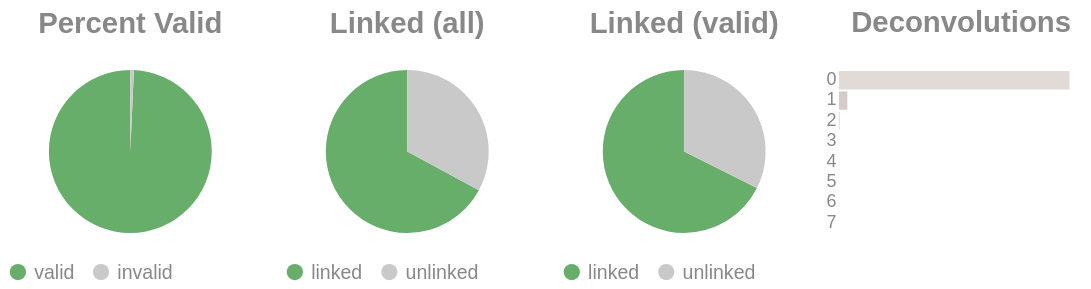

The code cell stored with this chart in its notebook:
### Code cell
if SKIPLR:
    pass
else:
    clash = Counter()
    for i in valids['molecule'].to_list():
        _mol = i.split("-")
        if len(_mol) == 1:
            clash.update('0')
        else:
            clash.update(_mol[-1])

    _d = {"deconvolutions": [], 'count': []}
    for k,v in clash.items():
        _d['deconvolutions'].append(k)
        _d['count'].append(v)

    tot_valid = valids['reads'].sum()
    mask = valids['reads'] >= 2
    n_linked_reads = valids.filter(mask)['reads'].sum()
    if n_linked_reads == 0:
        print_html("No linked molecules (>=2 reads) were detected; skipping linked-only distributions.")
        SKIPLR = True
    else:
        perc_valid = round(tot_valid / n_reads, 4)
        linked_perc_abs = round(n_linked_reads / n_reads, 4)
        linked_perc = round(n_linked_reads / tot_valid, 4)

    _valid = pl.DataFrame({"valids": ['valid', 'invalid'], "count": [tot_valid, n_reads - tot_valid]})
    _linked_abs = pl.DataFrame({"linked (absolute)": ['linked', 'unlinked'], "count": [n_linked_reads, n_reads - n_linked_reads]})
    _linked_rel = pl.DataFrame({"linked (valids)": ['linked', 'unlinked'], "count": [n_linked_reads, tot_valid - n_linked_reads]})

    (
        alt.hconcat(
            piechart(_valid, goodval = 'valid', title = "Percent Valid"),
            piechart(_linked_abs, goodval = "linked", title =  "Linked (all)"),
            piechart(_linked_rel, goodval = "linked", title =  "Linked (valid)"),
            convolutionbar(pl.DataFrame(_d), title = "Deconvolutions"),
            center = True,
            bounds = 'flush'
        )
        .resolve_scale(color='independent')
        .resolve_legend('independent')
        .properties(usermeta={'embedOptions': {"actions": False}})
    ).display()

### Figure 1 — Vega-Lite specification as saved in the notebook (floating-point values rounded to 4 significant figures)
{"width": "container", "height": 400, "config": {"title": {"anchor": "start", "dy": -15, "fontSize": 18, "color": "#888888", "subtitleColor": "#888888", "subtitleFontSize": 14}, "arc": {"fill": "#0072B2"}, "axis": {"domainColor": "#888888", "domainWidth": 0.5, "gridWidth": 0.2, "grid": false, "titleFontWeight": 400, "titleFontSize": 15, "labelFontSize": 11, "labelColor": "#888888", "tickColor": "#888888", "tickWidth": 0.2, "titleColor": "#888888"}, "axisBand": {"grid": false}, "axisX": {"grid": true, "tickSize": 10, "domainCap": "round"}, "axisY": {"domain": false, "grid": true, "tickSize": 0, "domainCap": "round"}, "background": "transparent", "header": {"labelFontSize": 15, "labelColor": "#888888", "titleFontSize": 15, "titleFontWeight": 600, "titleColor": "#888888"}, "legend": {"labelFont": "sans-serif", "labelFontSize": 12, "labelColor": "#888888", "symbolSize": 100, "symbolType": "circle", "titleFontSize": 12, "titlePadding": 10, "titleColor": "#888888", "title": null}, "range": {"category": ["#E69F00", "#56B4E9", "#009E73", "#F0E442", "#0072B2", "#D55E00", "#CC79A7", "#000000"], "diverging": ["#cfe8f3", "#a2d4ec", "#73bfe2", "#46abdb", "#1696d2", "#12719e"]}, "area": {"fill": "#0072B2", "fillOpacity": 0.7, "line": true, "strokeOpacity": 0.7}, "line": {"color": "#0072B2", "stroke": "#0072B2", "strokeWidth": 2}, "trail": {"color": "#0072B2", "stroke": "#0072B2", "strokeWidth": 0, "size": 1}, "point": {"filled": true, "fillOpacity": 1.0, "size": 95}, "text": {"color": "#888888", "fontSize": 11, "align": "right", "fontWeight": 400, "size": 11}, "bar": {"fill": "#0072B2", "stroke": null}, "view": {"stroke": null, "continuousWidth": 660, "continuousHeight": 400}}, "hconcat": [{"data": {"name": "data-7f58102b54c6ebe722a9020533e50d47"}, "mark": {"type": "arc"}, "encoding": {"color": {"field": "valids", "legend": {"orient": "bottom", "title": null}, "scale": {"domain": ["valid", "invalid"], "range": ["#68ae6b", "#C9C9C9"]}, "title": "Valids", "type": "nominal"}, "theta": {"field": "count", "type": "quantitative"}, "tooltip": [{"field": "valids", "title": "Valids", "type": "ordinal"}, {"field": "percent", "format": ".2%", "title": "Percent", "type": "quantitative"}, {"field": "count", "title": "Count", "type": "quantitative"}]}, "height": 100, "title": {"text": "Percent Valid", "align": "center", "anchor": "middle"}, "transform": [{"calculate": "datum.count / 5755274", "as": "percent"}], "width": 150}, {"data": {"name": "data-6e3303f749acc776aa80ce7fc040064e"}, "mark": {"type": "arc"}, "encoding": {"color": {"field": "linked (absolute)", "legend": {"orient": "bottom", "title": null}, "scale": {"domain": ["linked", "unlinked"], "range": ["#68ae6b", "#C9C9C9"]}, "title": "Linked (Absolute)", "type": "nominal"}, "theta": {"field": "count", "type": "quantitative"}, "tooltip": [{"field": "linked (absolute)", "title": "Linked (Absolute)", "type": "ordinal"}, {"field": "percent", "format": ".2%", "title": "Percent", "type": "quantitative"}, {"field": "count", "title": "Count", "type": "quantitative"}]}, "height": 100, "title": {"text": "Linked (all)", "align": "center", "anchor": "middle"}, "transform": [{"calculate": "datum.count / 5755274", "as": "percent"}], "width": 150}, {"data": {"name": "data-9f95ad08abf205c3964f6d7a66990bc8"}, "mark": {"type": "arc"}, "encoding": {"color": {"field": "linked (valids)", "legend": {"orient": "bottom", "title": null}, "scale": {"domain": ["linked", "unlinked"], "range": ["#68ae6b", "#C9C9C9"]}, "title": "Linked (Valids)", "type": "nominal"}, "theta": {"field": "count", "type": "quantitative"}, "tooltip": [{"field": "linked (valids)", "title": "Linked (Valids)", "type": "ordinal"}, {"field": "percent", "format": ".2%", "title": "Percent", "type": "quantitative"}, {"field": "count", "title": "Count", "type": "quantitative"}]}, "height": 100, "title": {"text": "Linked (valid)", "align": "center", "anchor": "middle"}, "transform": [{"calculate": "datum.count / 5715265", "as": "percent"}], "width": 150}, {"data": {"name": "data-3b4eeebc4dde80c98520596320634ec6"}, "mark": {"type": "bar"}, "encoding": {"color": {"field": "deconvolutions", "legend": null, "scale": {"scheme": "lightgreyred"}, "type": "nominal"}, "tooltip": [{"field": "deconvolutions", "title": "Deconvolutions", "type": "ordinal"}, {"field": "percent", "format": ".2%", "title": "Percent", "type": "quantitative"}, {"field": "count", "title": "Count", "type": "quantitative"}], "x": {"axis": null, "field": "count", "type": "quantitative"}, "y": {"field": "deconvolutions", "sort": "ascending", "title": null, "type": "nominal"}}, "height": 100, "title": {"text": "Deconvolutions", "align": "center", "anchor": "middle"}, "transform": [{"calculate": "datum.count / 2744211", "as": "percent"}], "width": 150}], "bounds": "flush", "center": true, "resolve": {"legend": {"angle": "independent"}, "scale": {"color": "independent"}}, "usermeta": {"embedOptions": {"actions": false}}, "$schema": "https://vega.github.io/schema/vega-lite/v6.1.0.json", "datasets": {"data-7f58102b54c6ebe722a9020533e50d47": [{"valids": "valid", "count": 5715265}, {"valids": "invalid", "count": 40009}], "data-6e3303f749acc776aa80ce7fc040064e": [{"linked (absolute)": "linked", "count": 3862331}, {"linked (absolute)": "unlinked", "count": 1892943}], "data-9f95ad08abf205c3964f6d7a66990bc8": [{"linked (valids)": "linked", "count": 3862331}, {"linked (valids)": "unlinked", "count": 1852934}], "data-3b4eeebc4dde80c98520596320634ec6": [{"deconvolutions": "0", "count": 2641466}, {"deconvolutions": "1", "count": 96566}, {"deconvolutions": "2", "count": 5555}, {"deconvolutions": "3", "count": 529}, {"deconvolutions": "4", "count": 70}, {"deconvolutions": "5", "count": 17}, {"deconvolutions": "6", "count": 6}, {"deconvolutions": "7", "count": 2}]}}
